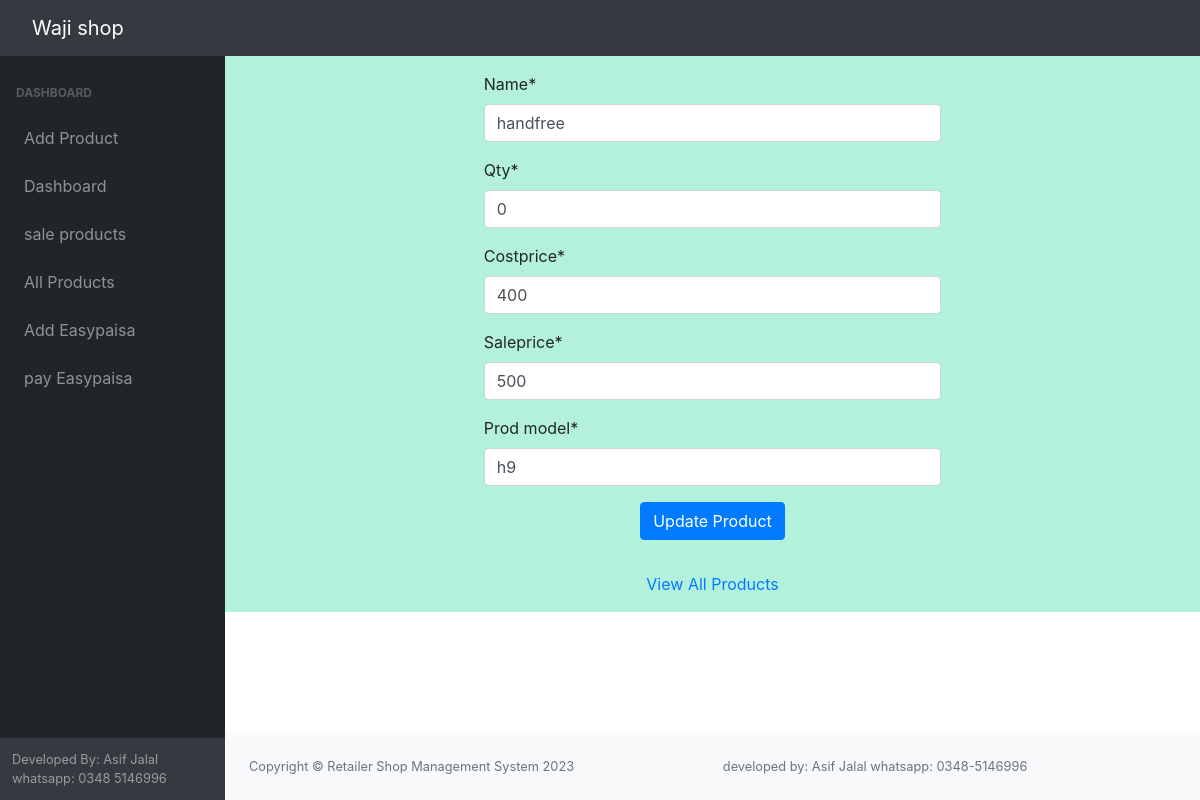
Page /updateProduct/1 on the earlier database version.
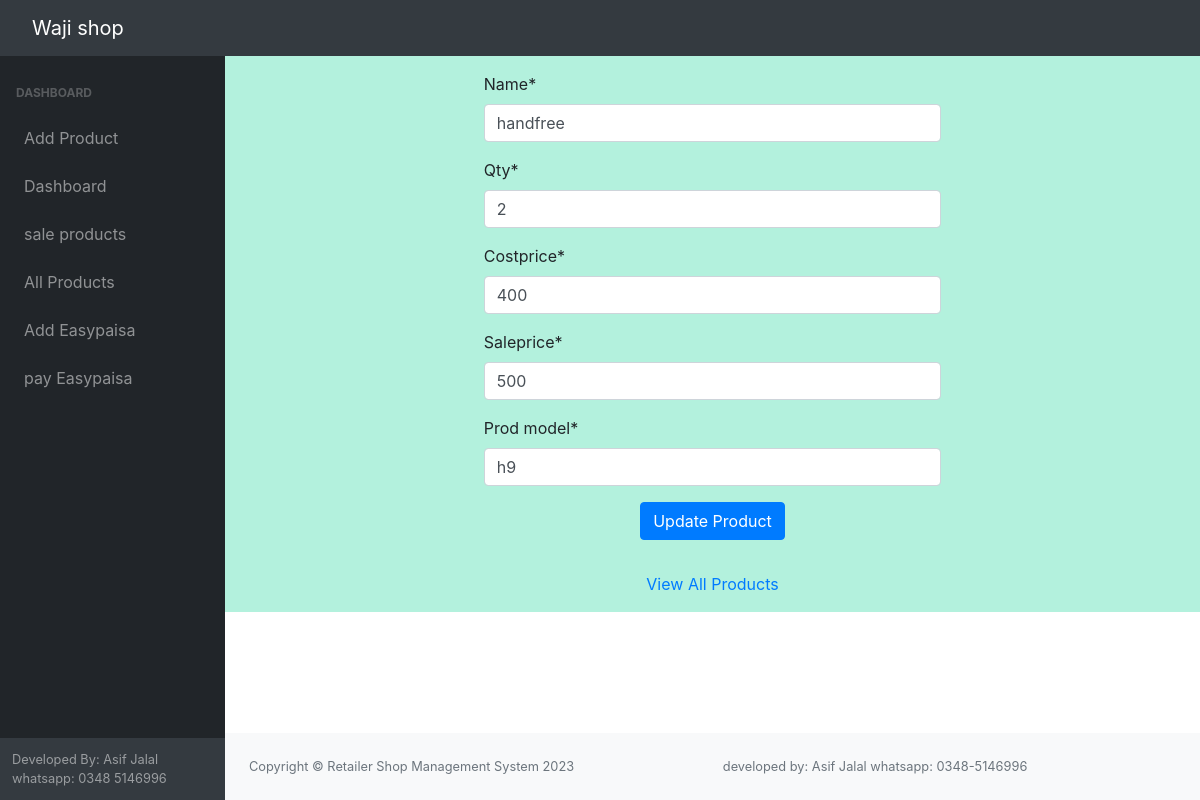
Same page on the later database version.
### home/models.py (models this page shows, shortened)
class Product(models.Model):
    name=models.CharField(max_length=100)
    costprice=models.IntegerField()
    saleprice=models.IntegerField()
    qty=models.IntegerField(default=1)
    prod_model=models.CharField(max_length=50, null=True)
    profit=models.IntegerField(default=0)
    countsoldProduct=models.IntegerField(default=0)

### home/views.py (the view)
# urls.py: path('updateProduct/<int:pk>',UpdateProductView.as_view(),name='updateproduct'),
class UpdateProductView(UpdateView):
    model=Product
    template_name='home/update_product_form.html'
    success_url=reverse_lazy('productlist')
    fields=['name', 'qty','costprice','saleprice','prod_model']

### home/templates/home/update_product_form.html (shortened to what this page needs)
{%extends 'home/base.html'%}
{% load crispy_forms_tags %}
{%block content%}
<div class="container  pt-3" style="background-color: rgb(179, 241, 221);">
    <div class="row">
        <div class="col-sm-3">
        </div>
        <div class="col-sm-6">
            <form action="" method="post">
                {{form|crispy}}
                <p class="text-center"><button type="submit" class="btn btn-primary">Update Product</button></p>
            </form>
        </div>
        <div class="col-sm-3">
        </div>
    </div>
    <div class="row">
        <div class="col-sm-12 mt-3">
            <p class="text-center"><a href="{%url 'productlist'%}" >View All Products</a></p>
        </div>
    </div>
</div>
{%endblock%}

Differences in the rows shown:
changed Product "handfree": qty "0" → "2"
